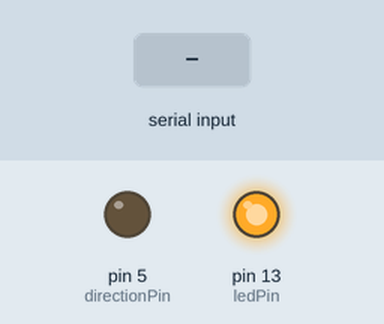
A sketch run on a simulated Arduino Mega 2560, built with avr-gcc and run on an emulated ATmega2560. Shown: output pins drawn as LEDs (lit = HIGH). Inputs (shaded band) come from the test bench.

Above: at 1.2 s.
1.3 s: "ping_slave\n" received over the second serial link
Timing chart, 0 to 4.3 s (numbered marks = the images above; inputs shaded):
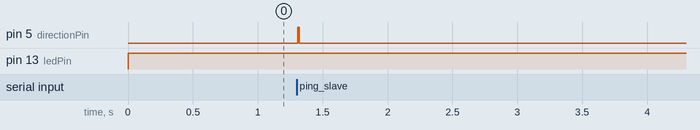

Measured:
- after the input at 1.3 s, pin 5 (directionPin): LOW → HIGH at once, → LOW 0.01 s later

The sketch:

LINKIT_MASTER.ino
```cpp
/*
 *  RS485 PROJECT
 *
 *  MASTER BOARD - LINKIT SMART DUO
 */

#define ledPin 13 // Working Probe Led

#define LINKIT_BAUD 9600

/*
 *  Definitions for RS485 COM
 */
#define directionPin 5 // used to enable/disable RX/TX in MAX485
#define rxPin 9 // rx pin in software serial
#define txPin 8 // tx pin in software serial
#define READING LOW
#define WRITING HIGH
#define RS_BAUD 9600
#define RS_BUFFER 256

/*
 *  For RS485 COM
 */
#include <SoftwareSerial.h>
SoftwareSerial rsSerial(rxPin, txPin);

void setup()
{
  Serial1.begin(LINKIT_BAUD); // open internal serial connection to MT7688AN // in MT7688AN, this maps to device

  pinMode(ledPin, OUTPUT);
  digitalWrite(ledPin, LOW);

  setupFlow();

  //pinMode(rxPin, INPUT);
  //pinMode(txPin, OUTPUT);
  //digitalWrite(txPin, LOW);

  rsSerial.begin(RS_BAUD);
  while(rsSerial.available())
    rsSerial.read();
  rsSerial.flush();
}

/*void doTest() {
  writeMode();
  digitalWrite(txPin, HIGH);
  delay(2000);
  digitalWrite(txPin, LOW);
  delay(2000);
  readMode();
}*/

void loop()
{
  /*
   *  Listen To Responses
   */
  runFlow();

  //doTest();

  runAuto();

  digitalWrite(ledPin, HIGH);   // turn the LED for get to know it is working
}
```

auto.ino
```cpp
#define AUTOPING_MS 1000

unsigned long now = 0;

void runAuto() {
  now = millis();

  runAutoping();
}

bool autoping_on = false;

unsigned long last_autoping = 0;

int pingCount = 0;

void autoping() {
  autoping_on = !autoping_on;

  if(autoping_on)
    sayLinkit("Autoping is ON!");
  else {
    sayLinkit("Autoping is OFF!");
    pingCount = 0;
  }
}

void runAutoping() {
  if(autoping_on) {

    if(now - last_autoping >= AUTOPING_MS) {
      last_autoping = now;
      sayLinkit( String(pingCount) );
      saySlave("ping");
      pingCount++;
    }

  }
}
```

cli.ino
```cpp
String command = "";

void runCLI(char c) {
  if(c != '\r')
    command += c;
  else {
    executeCommand(command);
    command = "";
  }
}

void executeCommand(String command) {
  if( command == "ping" )
    sayLinkit("linkit_pong!");

  else if( command == "ping_slave" )
    saySlave("ping");

  else if( command == "autoping" )
    autoping();

  else
    sayLinkit("UNKNOW COMMAND");
}
```

flow.ino
```cpp
bool IS_READING = false;

void setupFlow() {
  pinMode(directionPin, OUTPUT);
  readMode();
}

void runFlow() {

  if( Serial1.available() > 0 ) {
    char c = Serial1.read();
    if(c != -1) {

      runCLI(c);
      runProtocol(c);

    }
  }

  if(IS_READING)
    readRS();
}

void readMode() {
  IS_READING = true;
  digitalWrite(directionPin, READING);
}

void writeMode() {
  IS_READING = false;
  digitalWrite(directionPin, WRITING);
}

/*
 *  Listen To Responses
 */
void readRS() {
  if( rsSerial.available() > 0 ) {
    char c = rsSerial.read(); // read from RS 485
    if(c != -1)
      Serial1.write(c);   // just bridge the readings up stairs
  }
}
```

protocol.ino
```cpp
/*
 * PROTOCOL
 *
 * sample:
 *
 * 0AR -> read board 0 sensor
 * 1AR -> read board 1 sensor
 *
 * 0A1S -> set relay for board 0 to ON (1)
 * 1A0S -> set relay for board 1 to OFF (0)
 */

void sayLinkit(String s) { // to LINKIT
  Serial1.println(s);
}

void saySlave(String s) {
  writeMode();
  delay(5);
  rsSerial.println(s);
  rsSerial.flush();
  delay(3);
  readMode();
}


const char ADDRESS = 'a';
const char READ = 'r';
const char SET = 's';

char destination = 'n';
char lastByte = 'n';

void runProtocol(char c) {

  if(c == ADDRESS)
    destination = lastByte;

  if(c == READ)
    readOperation(destination);

  if(c == SET)
    writeOperation(destination, lastByte);

  lastByte = c;
}

void readOperation(char destination) {
  sayLinkit("READING ");
  String msg = "";
  msg+=destination;
  msg+=ADDRESS;
  msg+=READ;
  sayLinkit(msg);
  saySlave(msg);
}

void writeOperation(char destination, char value) {
  sayLinkit("WRITING");
  String msg = "";
  msg+=destination;
  msg+=ADDRESS;
  msg+=value;
  msg+=SET;
  sayLinkit(msg);
  saySlave(msg);
}
```
